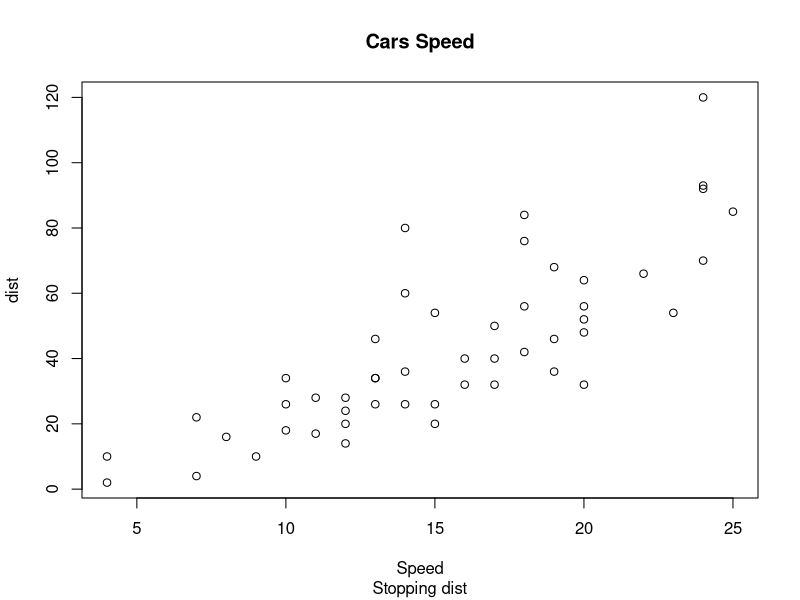
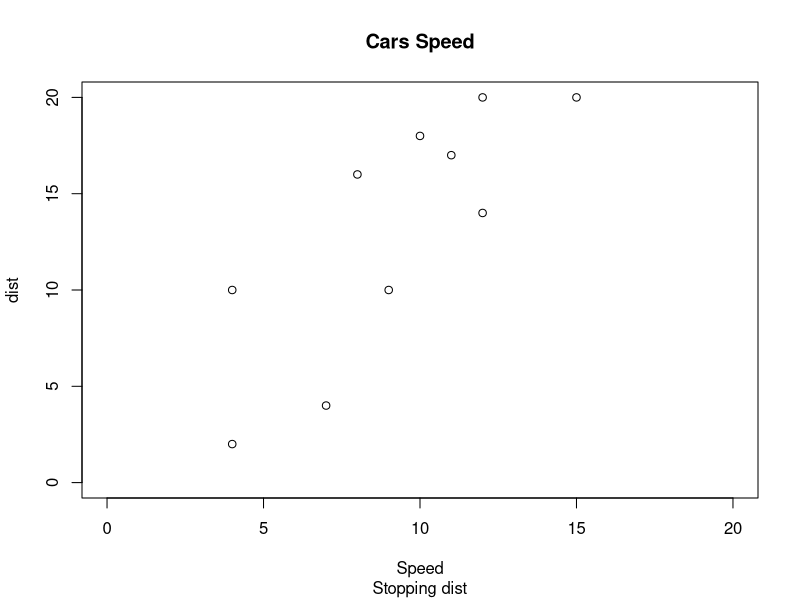
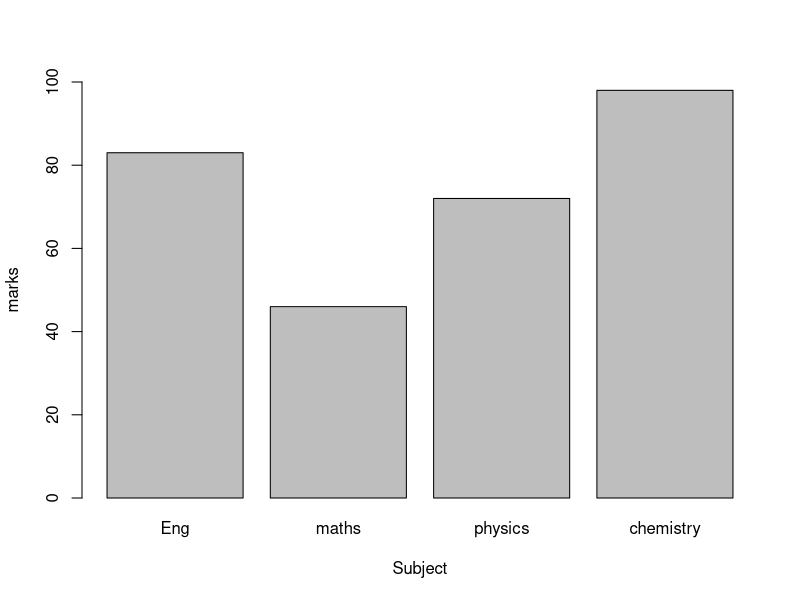
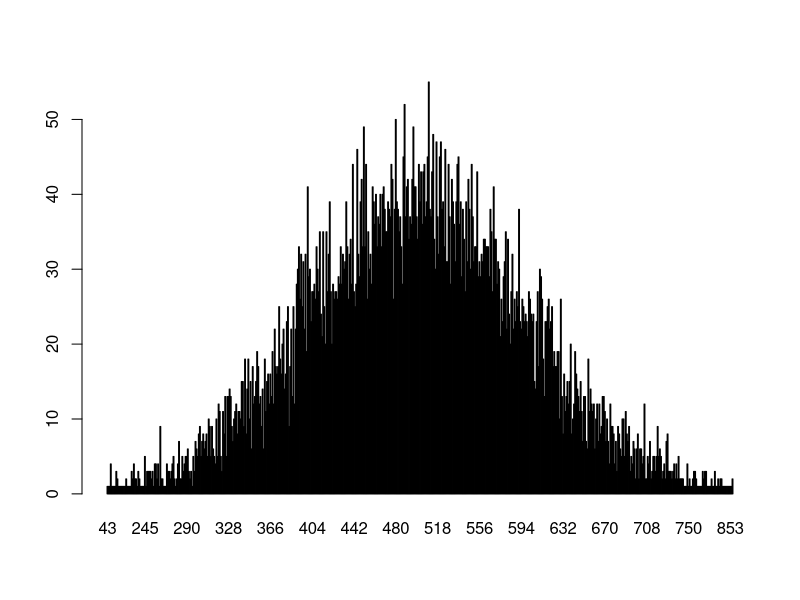

These charts were generated, in order, by the following R code:
a = readline("Insert your name ");a
b = readline('insert your age ');b

R.version.string

a1 = c('1','2','3')
b1= 10
c1 = c(1,2,3,45)
ls()
ls.str()

a2 = seq(20,50);a2
a3 = mean(20:22);a3
a4 = sum(10:12);a4
a5 = median(1,2); a5 ##### not working properly
a6 = sample(1:5, 60, replace = TRUE); a6
a7 = sample(1:5); a7

##### Fibonacci series
fib = numeric(10)
fib[1]= fib[2] = 1; fib
for (i in 3:10) {fib[i] = fib[i-2] + fib[i-1]};fib

checkPrime = function(n) 
{
  p = c()
  x = seq(2,n)
  
  for(i in x)
    {
      if (any(x==i))
        {
          p = c(p, i)
          x = c(x[(x %% i) != 0], i)
        }
    }
  return(p) 
}

checkPrime(6)


fizzBuzz = function()
{
  x = seq(1,16)
  for (i in x)
    {
      if (i %% 5==0 & i%%3==0 )      { print ('fizzbuzz') }
      else if (i %% 5 == 0) { print ('buzz') }
      else if (i %% 3 == 0) { print ('fizz') }
      else print(i)
    }
}

fizzBuzz()

head(letters,10)
tail(LETTERS,10)
tail(LETTERS[22:24])

factors = function(n)
{
  print (paste("These are the factors of",n))
  for (i in 1:n)
  {
    if (n%%i==0){print (i)}
  }
}
factors(40)

b2 = seq(1,99);b2
max(b2)
min(b2)


str1 = "The quick brown fox jumps over the lazy fox dog."
print("Original vector(string)")
print(str1)
print("Unique elements of the said vector:")
print(unique(tolower(str1))) ##### not working

nums = c(1, 2, 2, 3, 4, 4, 5, 6)
print("Original vector(number)")
print(nums)
print (length(nums))
print("Unique elements of the said vector:")
print(unique(nums))


v1=c(1,2,3)
v2=c(4,5,6)
v3=c(7,8,9)

m = matrix(c(v1,v2,v3), nrow=3, ncol=3);m
m1=cbind(v1,v2,v3);m1

s1=sample(1:10, 20, replace = TRUE); s1
t = table(s1); t
s2 = rnorm(10, mean = 10, sd = 5); s2
sum(s2)
length(s2)
s3 = runif(10); s3

array1 = array(c(1,2,3,4,5), dim = c(4,3,2), dimnames = list(c('a','b','c','d'))); array1

l = list(c(1, 2, 2, 5, 7, 12),  month.abb, matrix(c(3, -8, 1, -3), nrow = 2),asin);l

#### plots -> plot(x,y)
plot(cars$speed, cars$dist, xlab='Speed', ylab = 'dist', main='Cars Speed', sub='Stopping dist')

plot(cars$speed, cars$dist, xlab='Speed', ylab = 'dist', main='Cars Speed', sub='Stopping dist',xlim=c(0, 20), ylim=c(0, 20) )
?plot

barplot(c(83,46,72,98),xlab='Subject', ylab='marks', names.arg=c('Eng','maths','physics', 'chemistry'), ylim=c(0,100), horiz=F)
?barplot

n = floor(rnorm(10000, 500, 100))
t = table(n)
barplot(t)

f1 = c(1:20); f1
f2 = sum(f1); f2
f3 = mean(f1); f3
f4 = prod(c(1,2,3)); f4

h1= list(c(1,2,3), c('a','b','c'), list(1,2,3,4)); h1

df1 = data.frame(Name = c('tush','akshay','poonam'),
                 age = c(25,22,27)
                 ); df1

summary(df1)
toString(1)
names(df1)
salary = c(88000,75000,60000)
df1$Salary = salary; df1

###### Insert a row in the data frame
df2= data.frame(Name='gopal', age=50, Salary = 125000);df2
df3 = rbind(df1, df2); df3



df3$Name
df3[df3$age >29,]

    